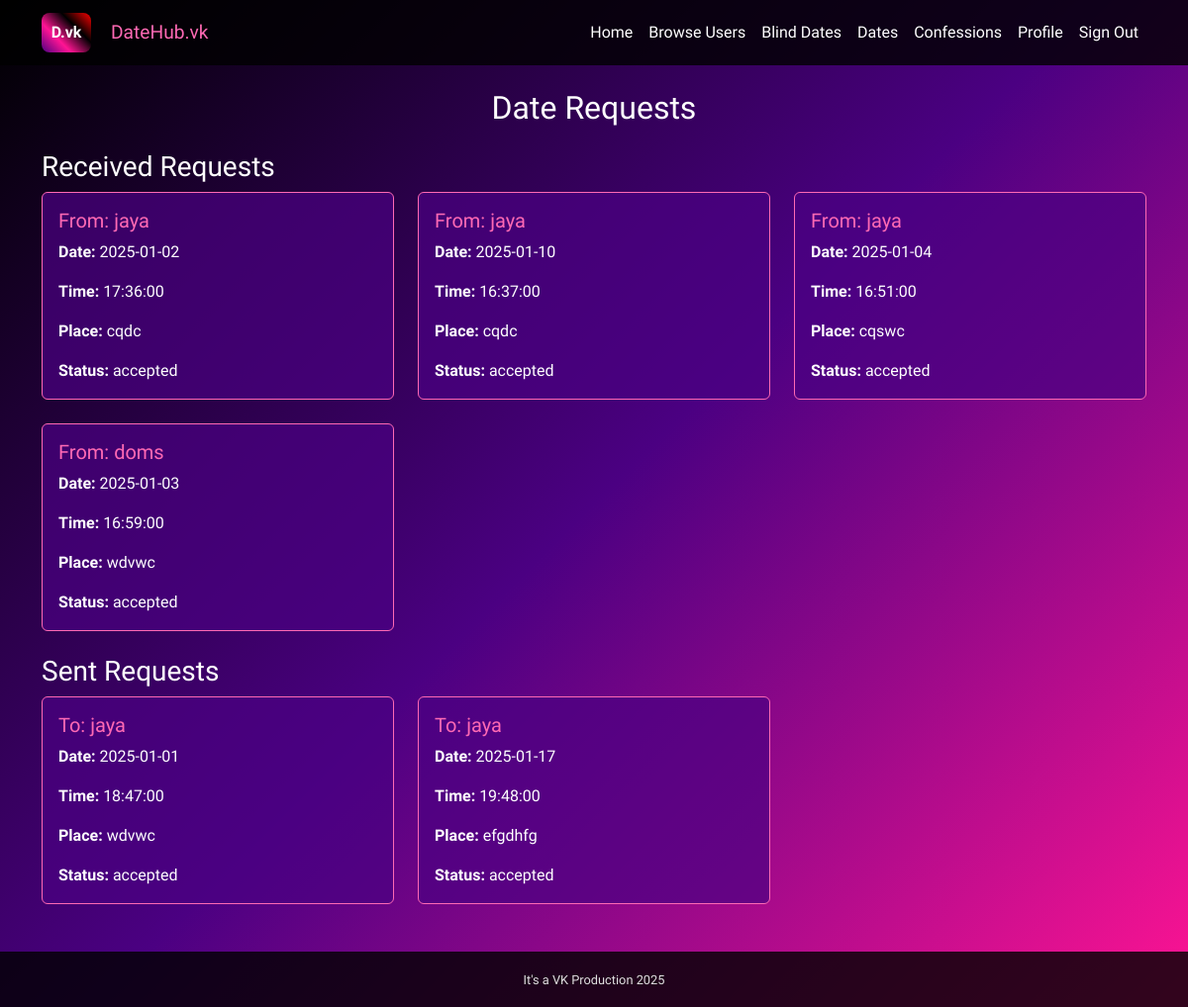
Page /date_requests (signed in) on the earlier database version.
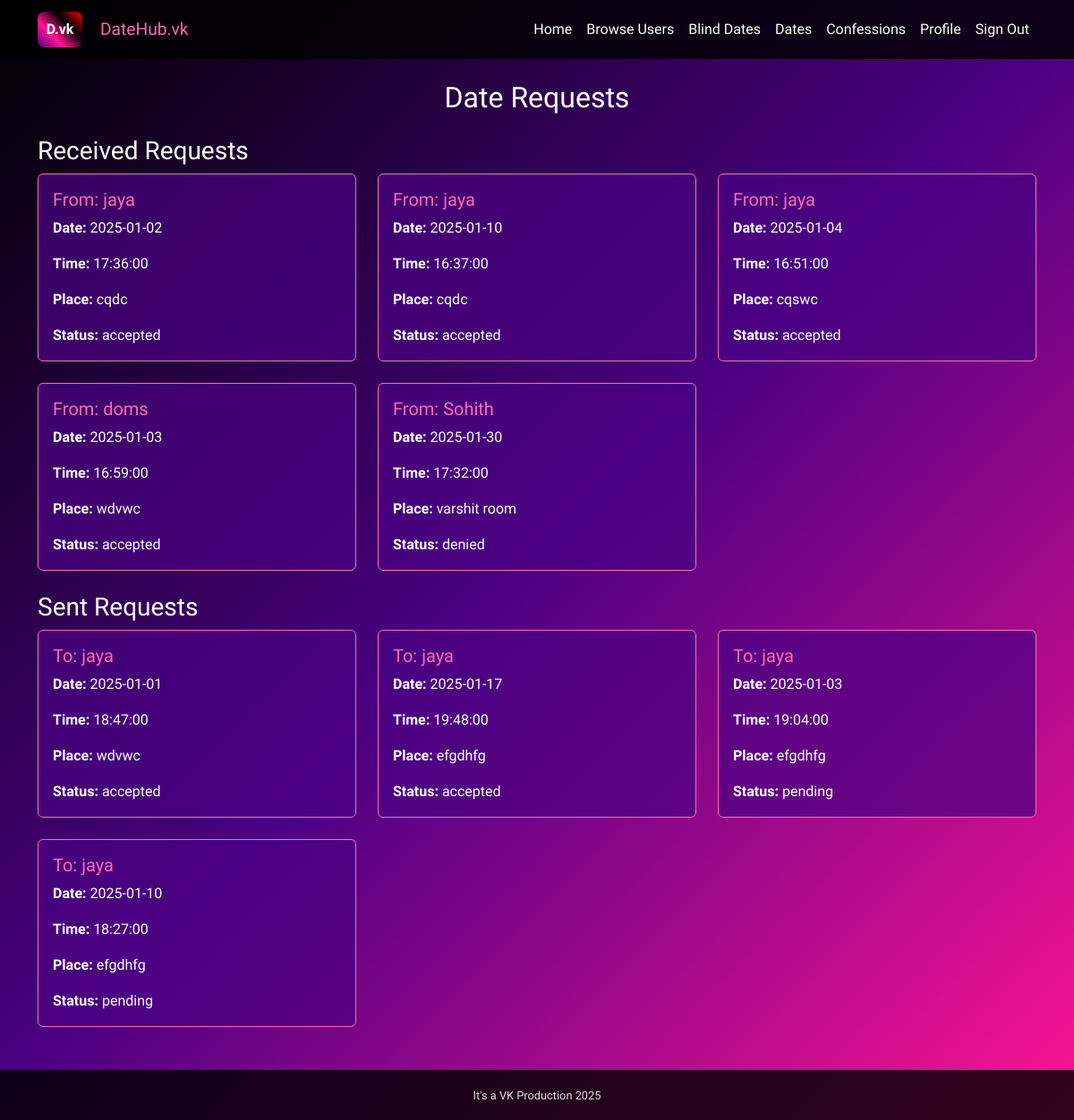
Same page on the later database version.
### app.py (models this page shows)
class DateRequest(db.Model):
    id = db.Column(db.String(36), primary_key=True, default=lambda: str(uuid4()))
    sender_id = db.Column(db.String(36), db.ForeignKey('user.id'), nullable=False)
    receiver_id = db.Column(db.String(36), db.ForeignKey('user.id'), nullable=False)
    date = db.Column(db.Date, nullable=False)
    time = db.Column(db.Time, nullable=False)
    place = db.Column(db.String(255), nullable=False)
    status = db.Column(db.String(20), default='pending')
    parent_request_id = db.Column(db.String(36), db.ForeignKey('date_request.id'))
    is_blind_date = db.Column(db.Boolean, default=False)
    sender = db.relationship('User', foreign_keys=[sender_id], backref='sent_requests')
    receiver = db.relationship('User', foreign_keys=[receiver_id], backref='received_requests')
    parent_request = db.relationship('DateRequest', remote_side=[id], backref='child_requests')

class User(UserMixin, db.Model):
    id = db.Column(db.String(36), primary_key=True, default=lambda: str(uuid4()))
    email = db.Column(db.String(120), unique=True, nullable=False)
    password = db.Column(db.String(255), nullable=False)
    name = db.Column(db.String(100), nullable=False)
    gender = db.Column(db.String(20), nullable=False)
    branch = db.Column(db.String(50), nullable=False)
    year = db.Column(db.Integer, nullable=False)
    state = db.Column(db.String(50), nullable=False)
    hobbies = db.Column(db.String(255))
    bio = db.Column(db.Text)
    image = db.Column(db.String(255))
    previous_relationships = db.Column(db.Integer, default=0)
    previous_dates = db.Column(db.Integer, default=0)
    insta_id = db.Column(db.String(100))
    ideal_weekend = db.Column(db.String(50))
    music_taste = db.Column(db.String(100))
    societies = db.Column(db.String(500))
    favorite_sports = db.Column(db.String(200))
    cgpa = db.Column(db.Float, nullable=True)
    leisure_activities = db.Column(db.String(100))
    personality_type = db.Column(db.String(50))
    sleep_schedule = db.Column(db.String(50))
    aspirations = db.Column(db.String(50))
    dream_date = db.Column(db.String(255))
    communication_style = db.Column(db.String(50))
    relationship_looking_for = db.Column(db.String(50))

### app.py (the view)
@app.route('/date_requests')
@login_required
def date_requests():
    user_id = current_user.id
    received_requests = DateRequest.query.filter_by(receiver_id=user_id).all()
    sent_requests = DateRequest.query.filter_by(sender_id=user_id).all()
    return render_template('date_requests.html', received_requests=received_requests, sent_requests=sent_requests)

### app.py (called while the page is built)
@login_manager.user_loader
def load_user(user_id):
    return User.query.get(user_id)

### templates/date_requests.html (shortened to what this page needs)
{% extends "base.html" %}
{% block content %}
<h2 class="text-center mb-4">Date Requests</h2>
<h3>Received Requests</h3>
<div class="row">
  {% for request in received_requests %}
  <div class="col-md-4 mb-4">
      <div class="card">
          <div class="card-body">
              <h5 class="card-title">{% if request.is_blind %}From: Mystery User{% else %}From: {{ request.sender.name }}{% endif %}</h5>
              <p class="card-text"><strong>Date:</strong> {{ request.date }}</p>
              <p class="card-text"><strong>Time:</strong> {{ request.time }}</p>
              <p class="card-text"><strong>Place:</strong> {{ request.place }}</p>
              <p class="card-text"><strong>Status:</strong> {{ request.status }}</p>
          </div>
      </div>
  </div>
  {% endfor %}
</div>
<h3>Sent Requests</h3>
<div class="row">
  {% for request in sent_requests %}
  <div class="col-md-4 mb-4">
      <div class="card">
          <div class="card-body">
              <h5 class="card-title">{% if request.is_blind %}To: Mystery User{% else %}To: {{ request.receiver.name }}{% endif %}</h5>
              <p class="card-text"><strong>Date:</strong> {{ request.date }}</p>
              <p class="card-text"><strong>Time:</strong> {{ request.time }}</p>
              <p class="card-text"><strong>Place:</strong> {{ request.place }}</p>
              <p class="card-text"><strong>Status:</strong> {{ request.status }}</p>
          </div>
      </div>
  </div>
  {% endfor %}
</div>
{% endblock %}

### templates/base.html (shortened to what this page needs)
<!DOCTYPE html>
<html lang="en">
<head>
    <link href="https://cdn.jsdelivr.net/npm/bootstrap@5.3.0-alpha1/dist/css/bootstrap.min.css" rel="stylesheet">
    <link rel="stylesheet" href="https://cdn.jsdelivr.net/npm/bootstrap-icons@1.7.2/font/bootstrap-icons.css">
    <link rel="stylesheet" href="{{ url_for('static', filename='css/style.css') }}">
</head>
<body>
    <nav class="navbar navbar-expand-lg navbar-dark bg-dark">
        <div class="container">
            <a class="navbar-brand" href="{{ url_for('home') }}">
                <div class="logo-box">
                    <span class="logo-text">D.vk</span>
                </div>
                <span class="website-name">DateHub.vk</span>
            </a>
            <div class="collapse navbar-collapse" id="navbarNav">
                <ul class="navbar-nav ms-auto">
                    <li class="nav-item">
                        <a class="nav-link" href="{{ url_for('home') }}">Home</a>
                    </li>
                    {% if current_user.is_authenticated %}
                        <li class="nav-item">
                            <a class="nav-link" href="{{ url_for('users') }}">Browse Users</a>
                        </li>
                        <li class="nav-item">
                            <a class="nav-link" href="{{ url_for('blind_dates') }}">Blind Dates</a>
                        </li>
                        <li class="nav-item">
                            <a class="nav-link" href="{{ url_for('dates') }}">Dates</a>
                        </li>
                        <li class="nav-item">
                            <a class="nav-link" href="{{ url_for('confessions') }}">Confessions</a>
                        </li>
                        <li class="nav-item">
                            <a class="nav-link" href="{{ url_for('profile') }}">Profile</a>
                        </li>
                        <li class="nav-item">
                            <a class="nav-link" href="{{ url_for('signout') }}">Sign Out</a>
                        </li>
                    {% endif %}
                </ul>
            </div>
        </div>
    </nav>
    <div class="container mt-4">
        {% block content %}{% endblock %}
    </div>
    <footer class="text-center py-3 mt-4">
        <small>It's a VK Production 2025</small>
    </footer>
</body>
</html>

### static/css/style.css (style rules this page uses)
:root { --background: linear-gradient(135deg, #000000, #4b0082, #ff1493); --text-primary: #ffffff; --text-secondary: #e0e0e0; --accent-primary: #ff69b4; --accent-secondary: #9400d3; --card-bg: rgba(75, 0, 130, 0.7); --input-bg: rgba(255, 255, 255, 0.1); --button-bg: #ff1493; --button-hover: #ff69b4; }
body { background: var(--background); color: var(--text-primary); font-family: "Exo 2", sans-serif; }
.navbar { background-color: rgba(0, 0, 0, 0.8) !important; }
.navbar-brand, .nav-link { color: var(--text-primary) !important; }
.card { background-color: var(--card-bg); border-color: var(--accent-primary); color: var(--text-primary); height: 100%; display: flex; flex-direction: column; }
.card-body { flex: 1 0 auto; display: flex; flex-direction: column; }
.card-title { color: var(--accent-primary); }
.card, .btn, .form-control, .form-select { transition: all 0.3s ease; }
footer { background-color: rgba(0, 0, 0, 0.8); color: var(--text-secondary); position: relative; bottom: 0; width: 100%; }
footer small { font-size: 0.8rem; }
.navbar-brand { display: flex; align-items: center; font-weight: bold; font-size: 1.5rem; color: #ffffff; }
.logo-box { width: 50px; height: 40px; background: linear-gradient(45deg, #4b0082, #ff1493, #000000, #ff0000); display: flex; justify-content: center; align-items: center; border-radius: 8px; margin-right: 10px; }
.logo-text { font-size: 1rem; font-weight: bold; color: #ffffff; }
.website-name { font-size: 1.2rem; font-weight: normal; color: #ff69b4; margin-left: 10px; }

Differences in the rows shown:
added DateRequest: sender.name "Sohith", date "2025-01-30", time "17:32:00", place "varshit room", status "denied", shown under "Received Requests"
added DateRequest: receiver.name "jaya", date "2025-01-03", time "19:04:00", place "efgdhfg", status "pending", shown under "Sent Requests"
added DateRequest: receiver.name "jaya", date "2025-01-10", time "18:27:00", place "efgdhfg", status "pending", shown under "Sent Requests"
